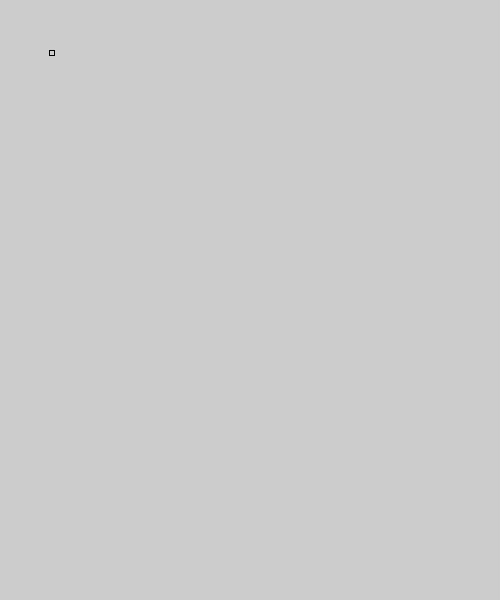
Frame 1 (no input)
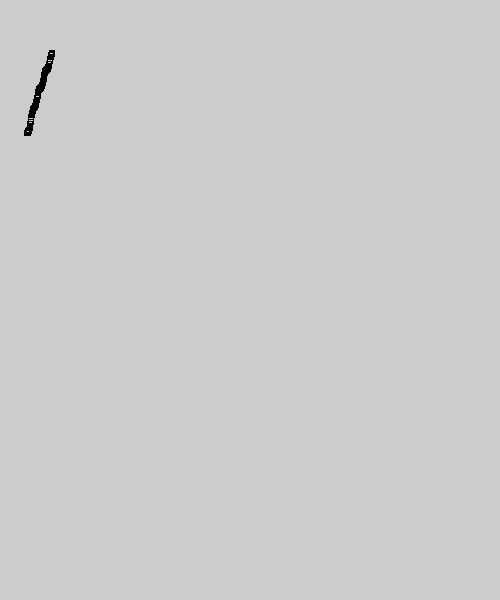
Frame 60 (the mouse pressed at the canvas centre just before this capture)
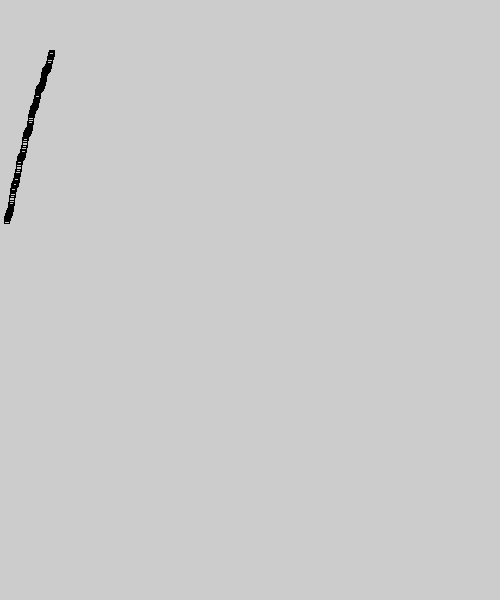
Frame 120 (the mouse held since frame 60 and released just before this capture)

The Processing sketch that drew these frames (run headless with seeded random() and noise(); from frame 60 on, the mouse is pressed at the canvas centre):

// Processing sketch: processing_43756
// ── processing_43756.pde

    
               float x = 50;
float y = 50;
float xspeed = .5;
float yspeed = .3;
float r = 32+.2*y;
    
void setup() {
  size (500 ,600);
  frameRate(30);
}
     
void draw(){
      
  x = x + -.01-xspeed+(.00099*y)-(.01*( cos(y)));
  y = y + -.01-yspeed%(.0091*x)+HALF_PI-(1*(cos(x)));
      
  if ((x > width) || (x < 01 )) {
    xspeed = -xspeed;
  }
    
xspeed = Y*xspeed;
        
    if (( y > height) || (y < 1)) {
      yspeed = - yspeed ;
    }
        
    strokeWeight(1);
    stroke(1);
    noFill();
    //fill(20*r+(y+2), x*1, y*1);
    rect (x,y,5, 5);
        
}
       
       
   
void keyPressed() {
  save("japey.tiff");
} 
